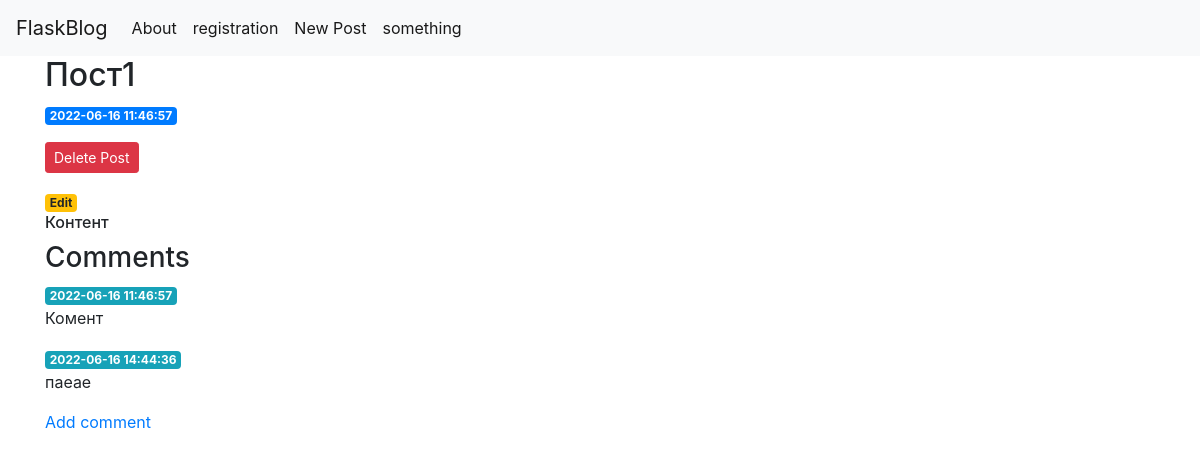
/1, run on an earlier commit of the app's database.
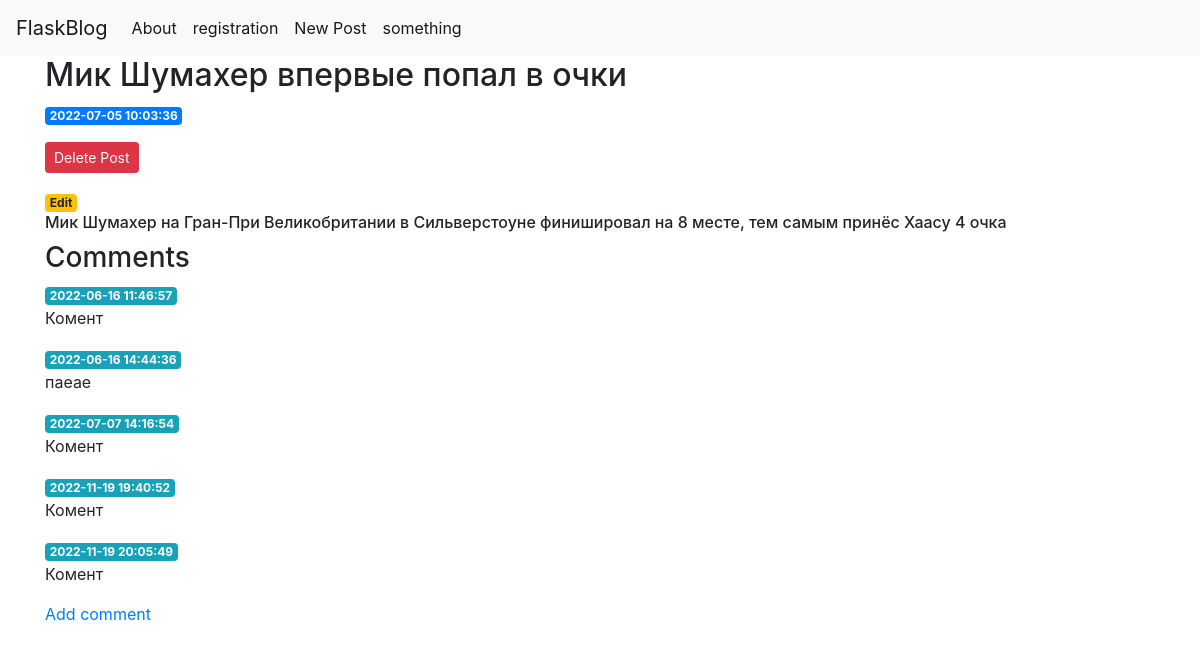
And on a later commit of the database.
### tables this page shows
CREATE TABLE posts (
    post_id INTEGER PRIMARY KEY,
    created TIMESTAMP NOT NULL DEFAULT CURRENT_TIMESTAMP,
    title  TEXT NOT NULL,
    content TEXT NOT NULL

);

CREATE TABLE comments (
    comment_id INTEGER PRIMARY KEY,
    created TIMESTAMP NOT NULL DEFAULT CURRENT_TIMESTAMP,
    content  TEXT NOT NULL,
    post_id INTEGER  NOT NULL,
        FOREIGN KEY (post_id)
                      REFERENCES posts(post_id)

);

### app.py (the view)
@app.route('/<int:post_id>')
def post(post_id):
    post_blog = get_post(post_id)
    post_comment = get_comments(post_id=post_id) #ЗАКОМЕНТИТЬ
    if post_blog is None:
        abort(404)
    return render_template('post.html', post=post_blog, comments = post_comment)

### repositories.py (called while the page is built)
def get_db_connection():
    conn=sqlite3.connect("C:/Users/geras/PycharmProjects/flask_project-22.01/database1.db")
    conn.row_factory=sqlite3.Row
    cursor = conn.cursor()
    result = cursor.execute('SELECT * FROM users')
    rows = result.fetchall()
    for row in rows:
        print(row[3])
    print("end")
    return conn

def get_post(post_id):
    conn = get_db_connection()
    post = conn.execute('SELECT * FROM posts WHERE post_id = ?',
                        (post_id,)).fetchone()
    conn.close()
    return post

def get_comments(post_id):
    conn = get_db_connection()
    comment = conn.execute('SELECT content FROM comments WHERE post_id = ?',
                        (post_id,)).fetchone()
    comments = conn.execute('SELECT * FROM comments WHERE post_id = ?',
                        (post_id,)).fetchall()
    print(comments)
    conn.close()
    return comments

### templates/post.html (shortened to what this page needs)
{% extends 'base.html' %}
{% block content %}
    <h2>{% block title %} {{ post['title'] }} {% endblock %}</h2>
    <span class="badge badge-primary">{{ post['created'] }}</span>
    <form action="{{ url_for('delete', post_id=post['post_id']) }}" method="POST">
    <input type="submit" value="Delete Post"
            class="btn btn-danger btn-sm"
            onclick="return confirm('Are you sure you want to delete this post?')">
</form>
     <a href="{{ url_for('edit', post_id=post['post_id']) }}">
                <span class="badge badge-warning">Edit</span>
            </a>
    <h6>{{ post['content'] }}</h6>
    <h3>Comments</h3>
    {% for comment in comments %}
        <span class="badge badge-info">{{comment['created']}}</span>
        <p>{{ comment['content'] }}</p>
    {% endfor %}
     <p><a href="{{ url_for('create_comment', post_id=post['post_id']) }}">Add comment</a></p>
{% endblock %}

What changed in the data, as far as the page shows it:
changed posts: title "Пост1" → "Мик Шумахер впервые попал в очки"; created "2022-06-16 11:46:57" → "2022-07-05 10:03:36"; content "Контент" → "Мик Шумахер на Гран-При Великобритании в Сильверстоуне финишировал на 8 месте, тем самым принёс Хаасу 4 очка"
added comments: created "2022-07-07 14:16:54", content "Комент"
added comments: created "2022-11-19 19:40:52", content "Комент"
added comments: created "2022-11-19 20:05:49", content "Комент"
